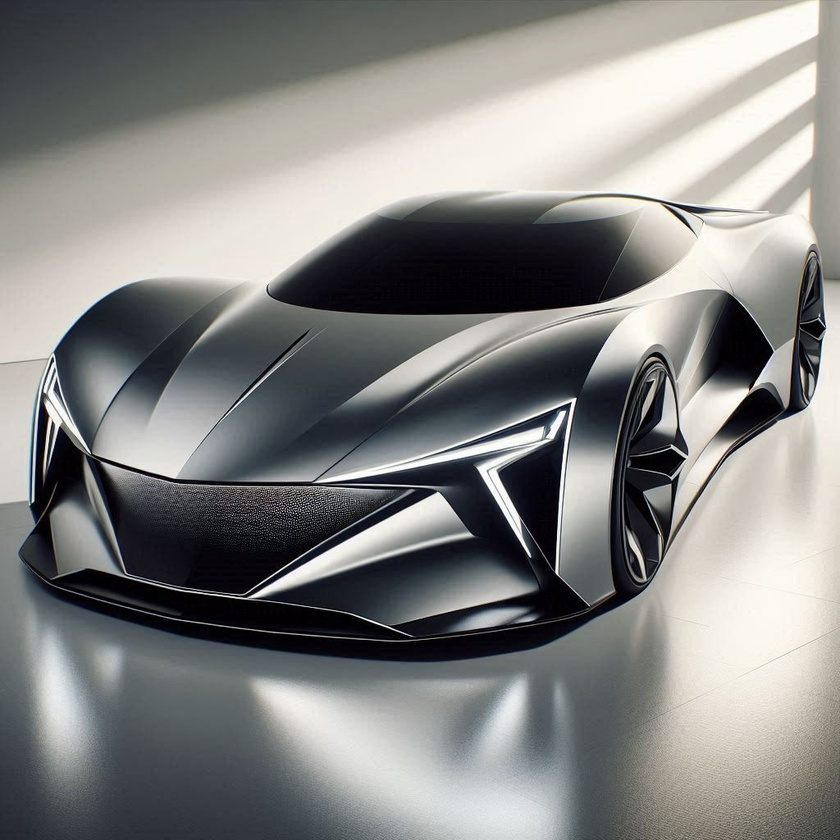
#> input picture codes/images/car.jpeg, 840 x 840 px, shrunk from 1024 x 1024 before the run, found by its file name
$ python ImageCompression.py
#> lines starting #> are read from the running program, lines starting #| are printed output that depends on the picture; after the words box and inside, x2 and y2 are one past the last pixel; in counts of white or black regions, pixels touching at a corner belong together
#%%
from matplotlib.image import imread
import numpy as np
import matplotlib.pyplot as plt
import os
plt.rcParams['figure.figsize'] = [12, 8]
plt.rcParams.update({'font.size': 18})

A = imread(os.path.join(r'images\car.jpeg'))
#> A is the input picture: shape (840, 840, 3); mean R, G, B 132.4, 132.6, 130.9
B = np.mean(A, -1); # Convert RGB to grayscale
plt.imshow(A)
plt.axis('off')
plt.title('Original Image')
Bt = np.fft.fft2(B)
Btsort = np.sort(np.abs(Bt.reshape(-1))) # sort by magnitude

# Zero out all small coefficients and inverse transform
for keep in (0.1, 0.05, 0.01, 0.002):
    thresh = Btsort[int(np.floor((1-keep)*len(Btsort)))]
    ind = np.abs(Bt)>thresh          # Find small indices
    Atlow = Bt * ind                 # Threshold small indices
    Alow = np.fft.ifft2(Atlow).real  # Compressed image
    plt.figure()
    plt.imshow(Alow,cmap='gray')
    plt.axis('off')
    plt.title('Compressed image: keep = ' + str(keep))
#> this loop made 4 passes
#> thresh on passes 1 to 4: 20465.8, 32401, 88755.5, 260039.6
#> pass 1, `ind = np.abs(Bt)>thresh`:
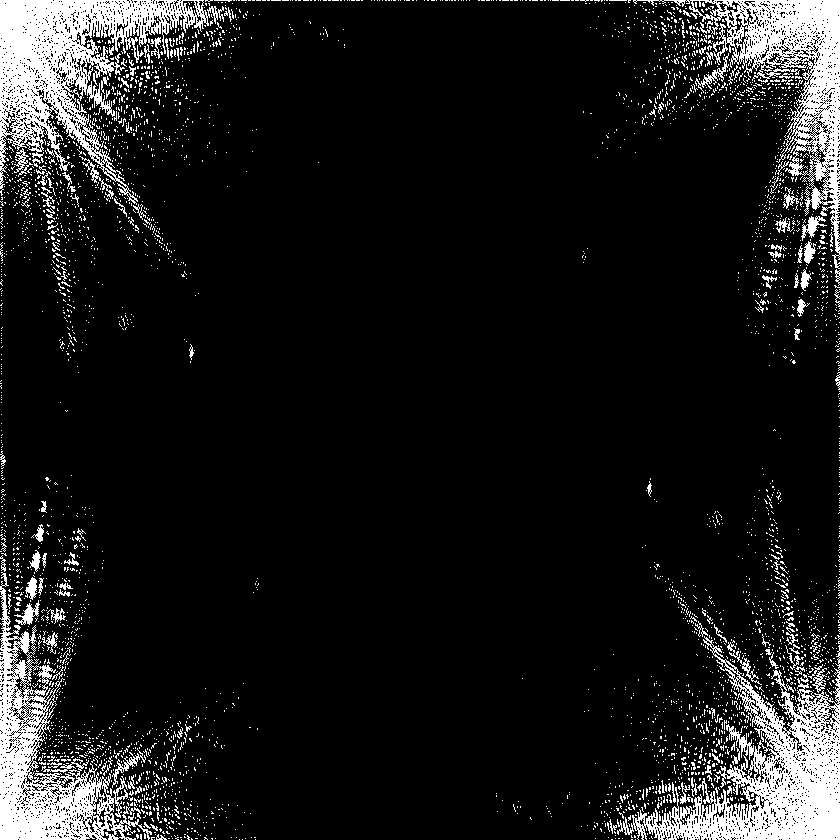
#> ind: shape (840, 840) bool; 10% white; 3986 white regions (3853 under 20 px), largest, box (x1, y1, x2, y2) and area: (0, 0, 224, 205) 15307, (617, 636, 840, 840) 14934, (633, 0, 840, 269) 11301
#> pass 1, `Alow = np.fft.ifft2(Atlow).real`:
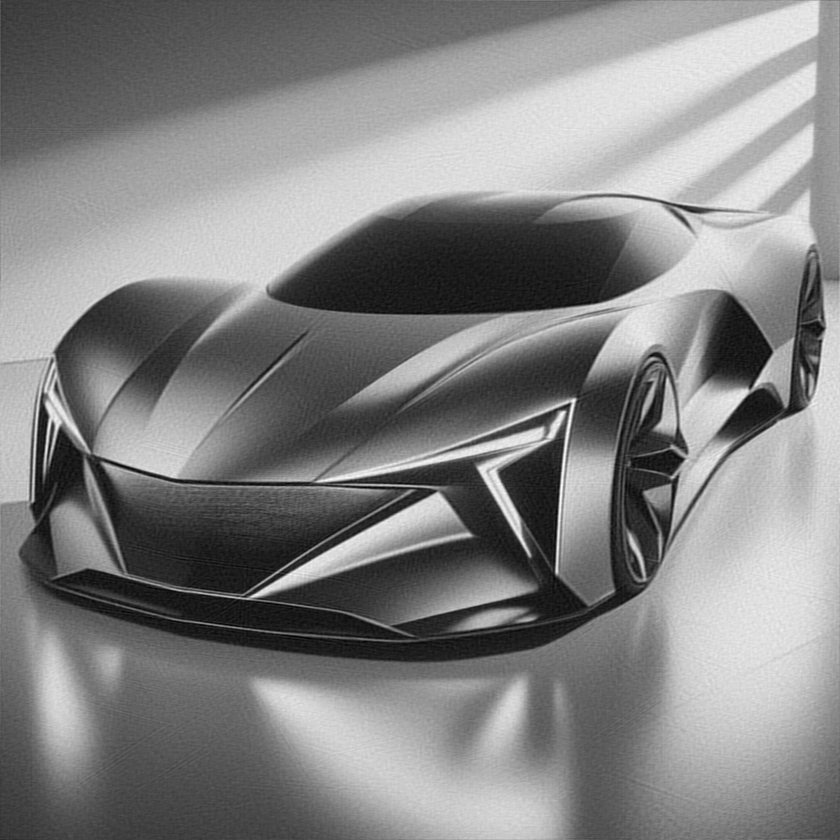
#> Alow: shape (840, 840) float64; min -27.52, max 283, mean 132; drawn with min black and max white
#> pass 2, `ind = np.abs(Bt)>thresh`:
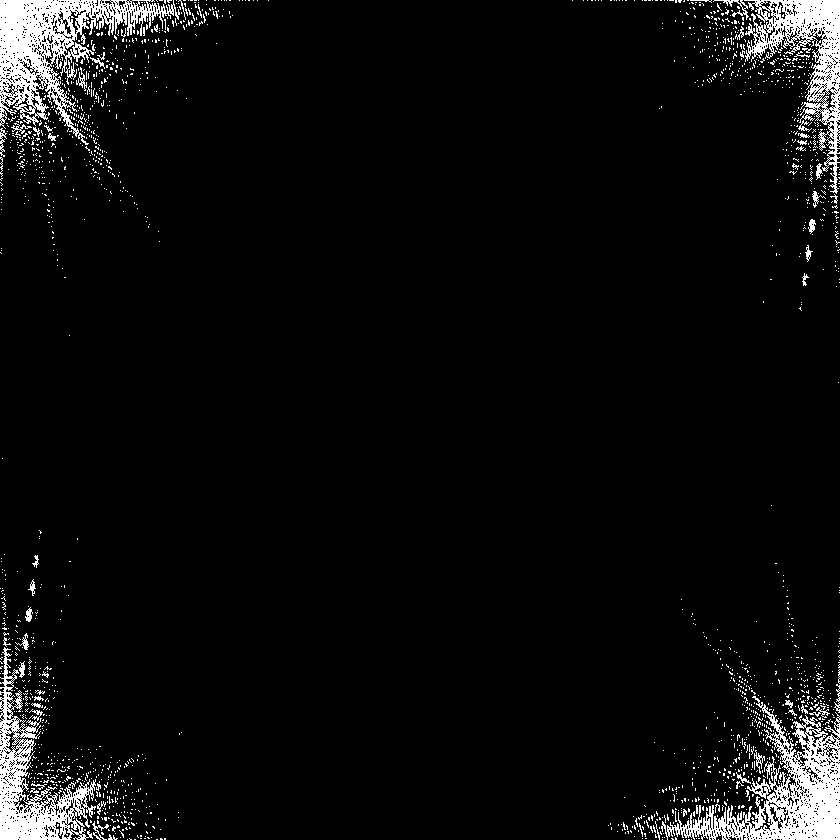
#> ind: shape (840, 840) bool; 5% white; 1968 white regions (1907 under 20 px), largest, box (x1, y1, x2, y2) and area: (0, 0, 180, 145) 8378, (661, 696, 840, 840) 8118, (0, 647, 96, 840) 5562
# %%
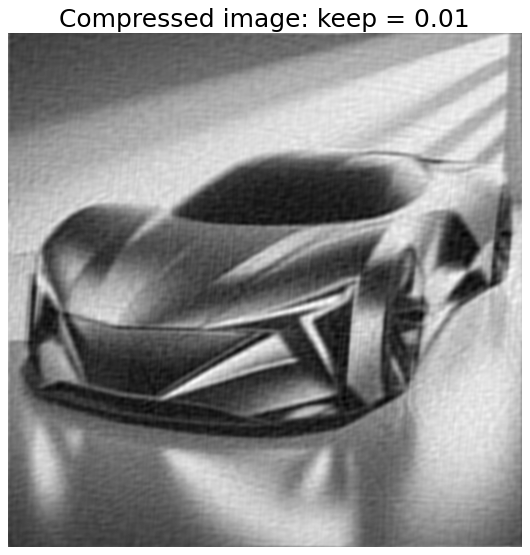
#> figure drawn by matplotlib, 1 panel
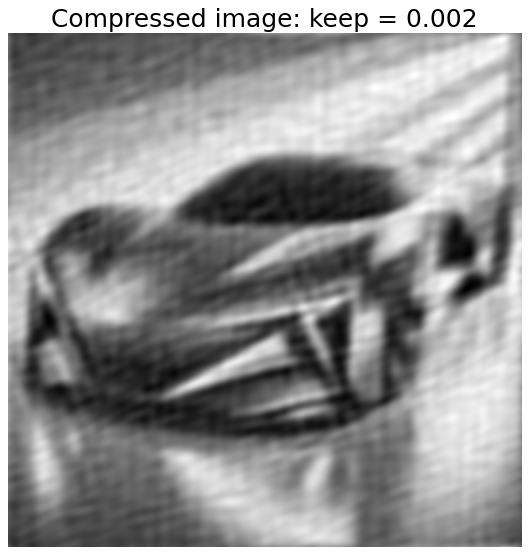
#> figure drawn by matplotlib, 1 panel

$ run again, with codes/images/curves.jpeg copied over codes/images/car.jpeg
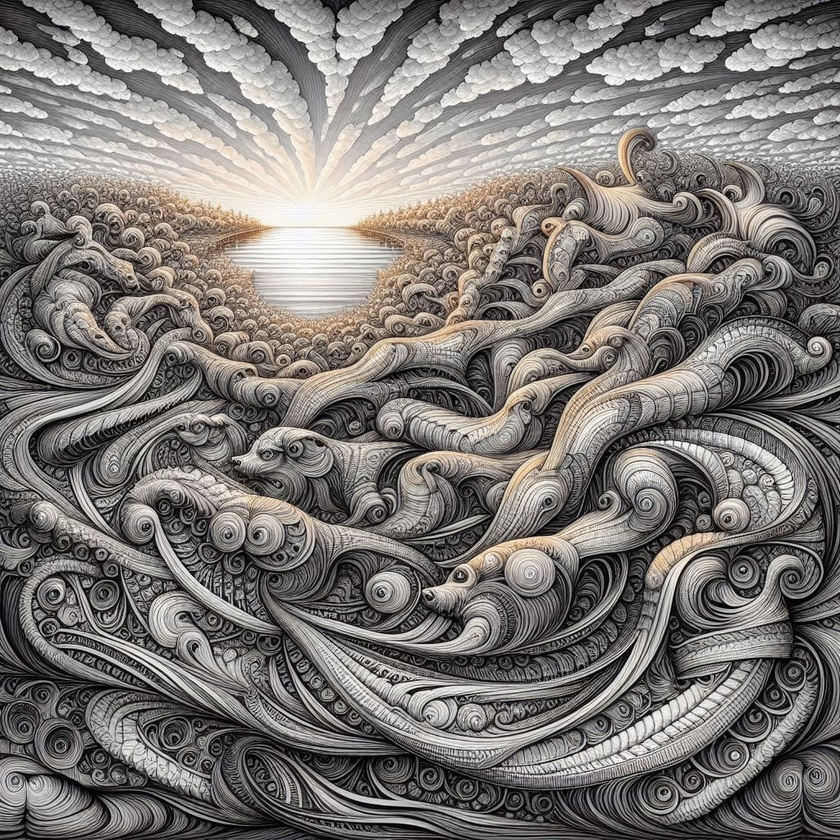
#> input picture codes/images/curves.jpeg, 840 x 840 px, shrunk from 1024 x 1024 before the run, found by its file name
#> A is the input picture: shape (840, 840, 3); mean R, G, B 124.5, 120.2, 117.1
#> the loop `for keep in (0.1, 0.05, 0.01, 0.002):` made 4 passes
#> thresh on passes 1 to 4: 51011.4, 68793.7, 144512.1, 351952.7
#> pass 1, `ind = np.abs(Bt)>thresh`:
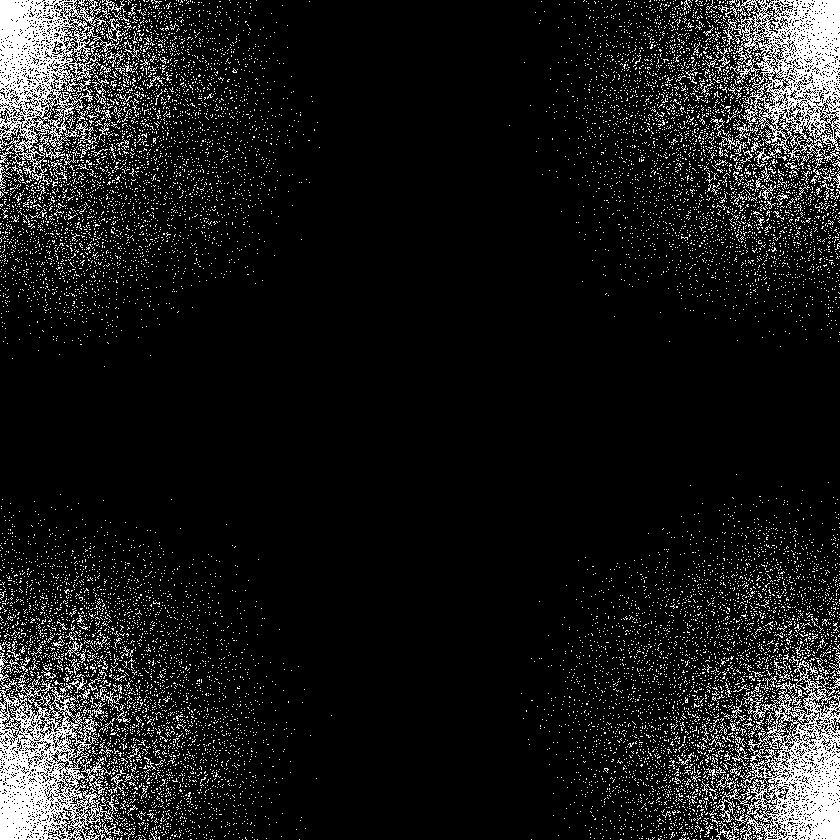
#> ind: shape (840, 840) bool; 10% white in thin lines or dots
#> `# %%`:
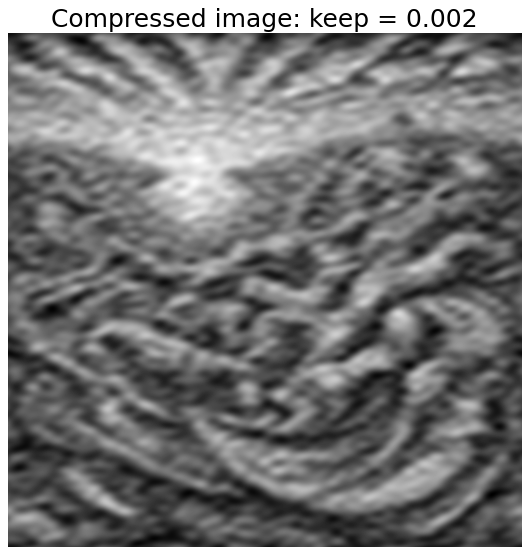
#> figure drawn by matplotlib, 1 panel
